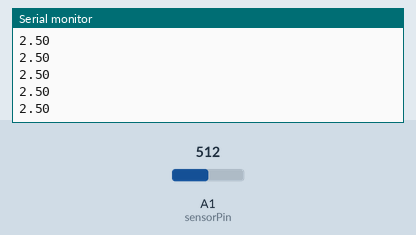
Simulated run of this sketch. Board: Arduino Mega 2560, built with avr-gcc and run on an emulated ATmega2560. On the bench: the last lines printed to the serial monitor. The test bench sets the inputs (shaded band); at power-on: A1 (sensorPin) = 512.

Above: at 1.2 s.
1.3 s: A1 (sensorPin) set to 716
At 1.31 s:
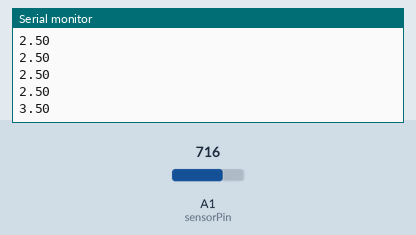
2.8 s: A1 (sensorPin) set to 900
At 2.82 s:
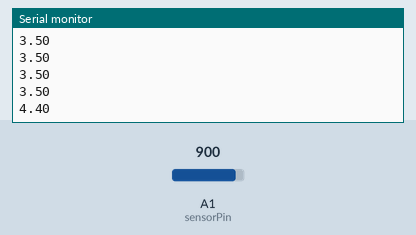
Timing chart, 0 to 5.8 s (numbered marks = the images above; inputs shaded):
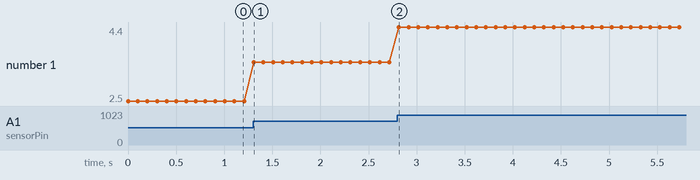

The sketch:

infrared_0A41SK_F_7Y.ino
```cpp
int sensorPin = 1; //analog pin 0 感測器外側訊號腳接Arduino 類比腳位 ANALOG IN #0

void setup()
{
	Serial.begin(9600);
}

void loop()
{
	float val = analogRead(sensorPin);
	Serial.println(val*5/1023);

	delay(100);

}
```

Measured:
- after the input at 1.3 s, the serial monitor: prints a new line at once (image 1)
- after the input at 2.8 s, the serial monitor: prints a new line at once (image 2)
- plotted number 1: 2.5 → 3.5 after the input at 1.3 s, 3.5 → 4.4 after the input at 2.8 s
